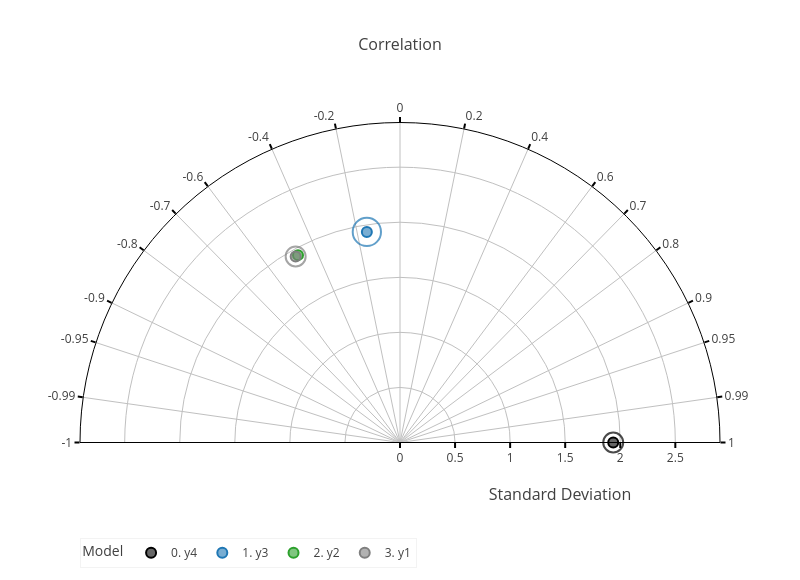

Source (notebook cell):
### Code cell
diag.chart_create_taylor_diagram([df_anscombes_quartet_modified, df_anscombes_quartet_scalar], string_reference_model=string_ref_model, string_corr_method=string_corr_method)

### Figure 1 — Plotly figure (JSON) as saved in the notebook; plotly's stock layout.template omitted (floating-point values rounded to 4 significant figures)
{"data": [{"customdata": [["y4", 1.936, 1, 0, 0.3568], ["y4", 1.936, 1, 0, 0.3568], ["y4", 1.936, 1, 0, 0.3568], ["y4", 1.936, 1, 0, 0.3568]], "hoverlabel": {"bgcolor": "#FFFFFF", "bordercolor": "rgba(0, 0, 0, 1)", "font": {"color": "#000000"}}, "hovertemplate": "Model: %{customdata[0]}<br>Scalar: %{customdata[4]:.3f}<br>Standard Deviation: %{customdata[1]:.3f}<br>Correlation: %{customdata[2]:.3f}<br>Reference distance (CRMSE): %{customdata[3]:.3f}<br><extra></extra>", "legendgroup": "y4", "marker": {"color": "rgba(0, 0, 0, 0.6)", "line": {"color": "rgba(0, 0, 0, 1)", "width": 2}, "size": 10}, "mode": "markers", "name": "0. y4", "r": [1.936], "showlegend": true, "theta": [0], "type": "scatterpolar"}, {"customdata": [["y3", 1.936, -0.1555, 2.943, 0.8287], ["y3", 1.936, -0.1555, 2.943, 0.8287], ["y3", 1.936, -0.1555, 2.943, 0.8287], ["y3", 1.936, -0.1555, 2.943, 0.8287]], "hoverlabel": {"bgcolor": "#FFFFFF", "bordercolor": "rgba(31, 119, 180, 1)", "font": {"color": "#000000"}}, "hovertemplate": "Model: %{customdata[0]}<br>Scalar: %{customdata[4]:.3f}<br>Standard Deviation: %{customdata[1]:.3f}<br>Correlation: %{customdata[2]:.3f}<br>Reference distance (CRMSE): %{customdata[3]:.3f}<br><extra></extra>", "legendgroup": "y3", "marker": {"color": "rgba(31, 119, 180, 0.6)", "line": {"color": "rgba(31, 119, 180, 1)", "width": 2}, "size": 10}, "mode": "markers", "name": "1. y3", "r": [1.936], "showlegend": true, "theta": [98.94], "type": "scatterpolar"}, {"customdata": [["y2", 1.937, -0.4781, 3.33, 0.2713], ["y2", 1.937, -0.4781, 3.33, 0.2713], ["y2", 1.937, -0.4781, 3.33, 0.2713], ["y2", 1.937, -0.4781, 3.33, 0.2713]], "hoverlabel": {"bgcolor": "#FFFFFF", "bordercolor": "rgba(44, 160, 44, 1)", "font": {"color": "#000000"}}, "hovertemplate": "Model: %{customdata[0]}<br>Scalar: %{customdata[4]:.3f}<br>Standard Deviation: %{customdata[1]:.3f}<br>Correlation: %{customdata[2]:.3f}<br>Reference distance (CRMSE): %{customdata[3]:.3f}<br><extra></extra>", "legendgroup": "y2", "marker": {"color": "rgba(44, 160, 44, 0.6)", "line": {"color": "rgba(44, 160, 44, 1)", "width": 2}, "size": 10}, "mode": "markers", "name": "2. y2", "r": [1.937], "showlegend": true, "theta": [118.6], "type": "scatterpolar"}, {"customdata": [["y1", 1.937, -0.4891, 3.342, 0.3887], ["y1", 1.937, -0.4891, 3.342, 0.3887], ["y1", 1.937, -0.4891, 3.342, 0.3887], ["y1", 1.937, -0.4891, 3.342, 0.3887]], "hoverlabel": {"bgcolor": "#FFFFFF", "bordercolor": "rgba(127, 127, 127, 1)", "font": {"color": "#000000"}}, "hovertemplate": "Model: %{customdata[0]}<br>Scalar: %{customdata[4]:.3f}<br>Standard Deviation: %{customdata[1]:.3f}<br>Correlation: %{customdata[2]:.3f}<br>Reference distance (CRMSE): %{customdata[3]:.3f}<br><extra></extra>", "legendgroup": "y1", "marker": {"color": "rgba(127, 127, 127, 0.6)", "line": {"color": "rgba(127, 127, 127, 1)", "width": 2}, "size": 10}, "mode": "markers", "name": "3. y1", "r": [1.937], "showlegend": true, "theta": [119.3], "type": "scatterpolar"}, {"customdata": [["y4", 1.936, 1, 0, 0.3568], ["y4", 1.936, 1, 0, 0.3568], ["y4", 1.936, 1, 0, 0.3568], ["y4", 1.936, 1, 0, 0.3568]], "hoverlabel": {"bgcolor": "#FFFFFF", "bordercolor": "rgba(0, 0, 0, 1)", "font": {"color": "#000000"}}, "hovertemplate": "Model: %{customdata[0]}<br>Scalar: %{customdata[4]:.3f}<br>Standard Deviation: %{customdata[1]:.3f}<br>Correlation: %{customdata[2]:.3f}<br>Reference distance (CRMSE): %{customdata[3]:.3f}<br><extra></extra>", "legendgroup": "y4", "marker": {"color": "rgba(0, 0, 0, 0)", "line": {"color": "rgba(0, 0, 0, 1)", "width": 2}, "size": [0.1532], "sizemin": 10, "sizemode": "area", "sizeref": 0.0025}, "mode": "markers", "name": "0. y4", "r": [1.936], "showlegend": false, "theta": [0], "type": "scatterpolar"}, {"customdata": [["y3", 1.936, -0.1555, 2.943, 0.8287], ["y3", 1.936, -0.1555, 2.943, 0.8287], ["y3", 1.936, -0.1555, 2.943, 0.8287], ["y3", 1.936, -0.1555, 2.943, 0.8287]], "hoverlabel": {"bgcolor": "#FFFFFF", "bordercolor": "rgba(31, 119, 180, 1)", "font": {"color": "#000000"}}, "hovertemplate": "Model: %{customdata[0]}<br>Scalar: %{customdata[4]:.3f}<br>Standard Deviation: %{customdata[1]:.3f}<br>Correlation: %{customdata[2]:.3f}<br>Reference distance (CRMSE): %{customdata[3]:.3f}<br><extra></extra>", "legendgroup": "y3", "marker": {"color": "rgba(31, 119, 180, 0)", "line": {"color": "rgba(31, 119, 180, 1)", "width": 2}, "size": [1], "sizemin": 10, "sizemode": "area", "sizeref": 0.0025}, "mode": "markers", "name": "1. y3", "r": [1.936], "showlegend": false, "theta": [98.94], "type": "scatterpolar"}, {"customdata": [["y2", 1.937, -0.4781, 3.33, 0.2713], ["y2", 1.937, -0.4781, 3.33, 0.2713], ["y2", 1.937, -0.4781, 3.33, 0.2713], ["y2", 1.937, -0.4781, 3.33, 0.2713]], "hoverlabel": {"bgcolor": "#FFFFFF", "bordercolor": "rgba(44, 160, 44, 1)", "font": {"color": "#000000"}}, "hovertemplate": "Model: %{customdata[0]}<br>Scalar: %{customdata[4]:.3f}<br>Standard Deviation: %{customdata[1]:.3f}<br>Correlation: %{customdata[2]:.3f}<br>Reference distance (CRMSE): %{customdata[3]:.3f}<br><extra></extra>", "legendgroup": "y2", "marker": {"color": "rgba(44, 160, 44, 0)", "line": {"color": "rgba(44, 160, 44, 1)", "width": 2}, "size": [0], "sizemin": 10, "sizemode": "area", "sizeref": 0.0025}, "mode": "markers", "name": "2. y2", "r": [1.937], "showlegend": false, "theta": [118.6], "type": "scatterpolar"}, {"customdata": [["y1", 1.937, -0.4891, 3.342, 0.3887], ["y1", 1.937, -0.4891, 3.342, 0.3887], ["y1", 1.937, -0.4891, 3.342, 0.3887], ["y1", 1.937, -0.4891, 3.342, 0.3887]], "hoverlabel": {"bgcolor": "#FFFFFF", "bordercolor": "rgba(127, 127, 127, 1)", "font": {"color": "#000000"}}, "hovertemplate": "Model: %{customdata[0]}<br>Scalar: %{customdata[4]:.3f}<br>Standard Deviation: %{customdata[1]:.3f}<br>Correlation: %{customdata[2]:.3f}<br>Reference distance (CRMSE): %{customdata[3]:.3f}<br><extra></extra>", "legendgroup": "y1", "marker": {"color": "rgba(127, 127, 127, 0)", "line": {"color": "rgba(127, 127, 127, 1)", "width": 2}, "size": [0.2105], "sizemin": 10, "sizemode": "area", "sizeref": 0.0025}, "mode": "markers", "name": "3. y1", "r": [1.937], "showlegend": false, "theta": [119.3], "type": "scatterpolar"}], "layout": {"height": 580, "legend": {"bgcolor": "#FFFFFF", "bordercolor": "#C0C0C0", "borderwidth": 0.2, "font": {"color": "#404040"}, "orientation": "h", "title": {"text": "Model"}, "x": 0, "y": -0.2}, "polar": {"angularaxis": {"direction": "counterclockwise", "gridcolor": "#C0C0C0", "griddash": "solid", "layer": "below traces", "linecolor": "#000000", "showline": true, "tickcolor": "#000000", "tickfont": {"color": "#404040"}, "ticks": "outside", "ticktext": [-1.0, -0.99, -0.95, -0.9, -0.8, -0.7, -0.6, -0.4, -0.2, 0.0, 0.2, 0.4, 0.6, 0.7, 0.8, 0.9, 0.95, 0.99, 1.0], "tickvals": [180.0, 171.9, 161.8, 154.2, 143.1, 134.4, 126.9, 113.6, 101.5, 90.0, 78.46, 66.42, 53.13, 45.57, 36.87, 25.84, 18.19, 8.11, 0.0], "tickwidth": 2}, "bgcolor": "#FFFFFF", "radialaxis": {"gridcolor": "#C0C0C0", "griddash": "solid", "layer": "below traces", "linecolor": "#000000", "range": [0, 2.906], "showline": true, "tickcolor": "#000000", "tickfont": {"color": "#404040"}, "ticks": "outside", "tickwidth": 2, "title": {"font": {"color": "#404040", "size": 16}, "text": "<br>Standard Deviation"}}, "sector": [0, 180]}, "title": {"font": {"color": "#404040", "size": 16}, "text": "Correlation", "x": 0.5, "xanchor": "auto", "xref": "paper", "yanchor": "auto", "yref": "paper"}, "width": 800}}
